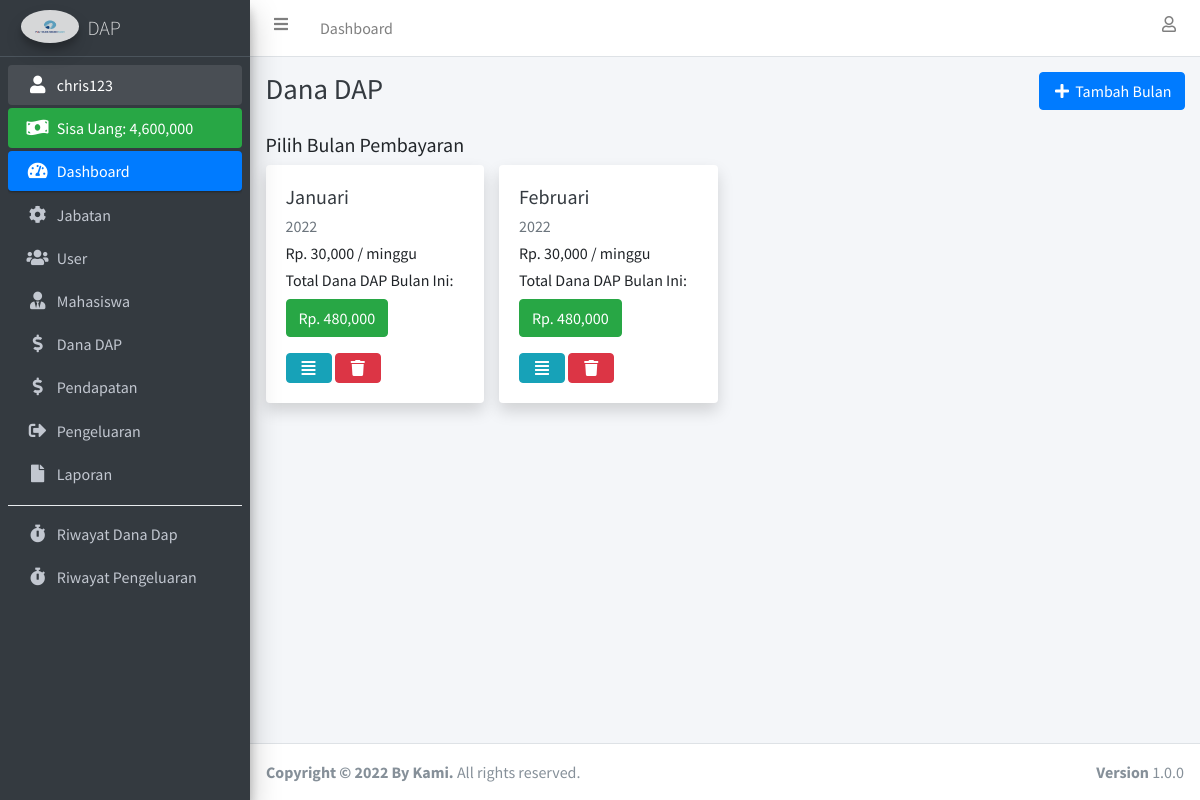
/uang_kas.php (signed in), run on the app's committed database.
### tables this page shows
CREATE TABLE `user` (
  `id_user` int(11) NOT NULL,
  `nama_lengkap` varchar(100) NOT NULL,
  `username` varchar(100) NOT NULL,
  `password` varchar(255) NOT NULL,
  `id_jabatan` int(11) NOT NULL
);

CREATE TABLE `bulan_pembayaran` (
  `id_bulan_pembayaran` int(11) NOT NULL,
  `nama_bulan` enum('januari','februari','maret','april','mei','juni','juli','agustus','september','oktober','november','desember') NOT NULL,
  `tahun` int(4) NOT NULL,
  `pembayaran_perminggu` int(11) NOT NULL
);

### connection.php (called while the page is built, shortened)
<?php
	$host		= "localhost";
	$username	= "root";
	$password	= "";
	$database	= "dap";
	$conn 		= mysqli_connect($host, $username, $password, $database);
if (isset($_SESSION['id_user'])) {
	function dataUser() {
		global $conn;
		$id_user = $_SESSION['id_user'];
		return mysqli_fetch_assoc(mysqli_query($conn, "SELECT * FROM user INNER JOIN jabatan ON user.id_jabatan = jabatan.id_jabatan WHERE id_user = '$id_user'"));
	}
}

### uang_kas.php (the view, shortened to what this page needs)
<?php
  require 'connection.php';
  $bulan_pembayaran = mysqli_query($conn, "SELECT * FROM bulan_pembayaran ORDER BY tahun ASC");
?>
<!DOCTYPE html>
<html>
<head>
  <?php include 'include/css.php'; ?>
</head>
<body class="hold-transition sidebar-mini layout-fixed">
<div class="wrapper">
  <?php include 'include/navbar.php'; ?>
  <?php include 'include/sidebar.php'; ?>
  <div class="content-wrapper">
    <div class="content-header">
      <div class="container-fluid">
        <div class="row justify-content-center mb-2">
          <div class="col-sm">
            <h1 class="m-0 text-dark">Dana DAP</h1>
          </div>
          <div class="col-sm text-right">
            <?php if ($_SESSION['id_jabatan'] !== '3'): ?>
              <button class="btn btn-primary" data-toggle="modal" data-target="#tambahBulanPembayaranModal"><i class="fas fa-fw fa-plus"></i> Tambah Bulan</button>
            <?php endif ?>
          </div>
        </div>
      </div>
    </div>
    <section class="content">
      <div class="container-fluid">
        <div class="row justify-content-center">
          <div class="col-lg text-left">
            <h5>Pilih Bulan Pembayaran</h5>
          </div>
        </div>
        <div class="row">
          <?php foreach ($bulan_pembayaran as $dbp): ?>
            <?php
              $id_bulan_pembayaran = $dbp['id_bulan_pembayaran'];
              $total_dana_dap_bulan_ini = mysqli_fetch_assoc(mysqli_query($conn, "SELECT sum(minggu_ke_1 + minggu_ke_2 + minggu_ke_3 + minggu_ke_4) as total_dana_dap_bulan_ini FROM uang_kas WHERE id_bulan_pembayaran = '$id_bulan_pembayaran'"));
              $total_dana_dap_bulan_ini = $total_dana_dap_bulan_ini['total_dana_dap_bulan_ini'];
            ?>
            <div class="col-lg-3">
              <div class="card shadow">
                <div class="card-body">
                  <h5><a href="detail_bulan_pembayaran.php?id_bulan_pembayaran=<?= $dbp['id_bulan_pembayaran']; ?>" class="text-dark"><?= ucwords($dbp['nama_bulan']); ?></a></h5>
                  <h6 class="text-muted"><?= $dbp['tahun']; ?></h6>
                  <h6>Rp. <?= number_format($dbp['pembayaran_perminggu']); ?> / minggu</h6>
                  <h6>Total Dana DAP Bulan Ini: <span class="my-2 btn btn-success">Rp. <?= number_format($total_dana_dap_bulan_ini); ?></span></h6>
                  <a href="detail_bulan_pembayaran.php?id_bulan_pembayaran=<?= $dbp['id_bulan_pembayaran']; ?>" class="btn btn-info"><i class="fas fa-fw fa-align-justify"></i></a>
                  <?php if ($_SESSION['id_jabatan'] == '1'): ?>
                    <a href="hapus_bulan_pembayaran.php?id_bulan_pembayaran=<?= $dbp['id_bulan_pembayaran']; ?>" class="btn btn-danger btn-delete" data-nama="<?= ucwords($dbp['nama_bulan']); ?> | <?= $dbp['tahun']; ?>"><i class="fas fa-fw fa-trash"></i></a>
                  <?php endif ?>
                </div>
              </div>
            </div>
          <?php endforeach ?>
        </div>
      </div>
    </section>
  </div>
  <footer class="main-footer">
    <strong>Copyright &copy; 2022 By Kami.</strong>
    All rights reserved.
    <div class="float-right d-none d-sm-inline-block">
      <b>Version</b> 1.0.0
    </div>
  </footer>
</div>
</body>
</html>

### include/sidebar.php
<?php
  $dataUser = dataUser();
  $jml_pengeluaran = mysqli_fetch_assoc(mysqli_query($conn, "SELECT sum(jumlah_pengeluaran) as jml_pengeluaran FROM pengeluaran"));
  $jml_pengeluaran = $jml_pengeluaran['jml_pengeluaran'];
  $jml_uang_kas = mysqli_fetch_assoc(mysqli_query($conn, "SELECT sum(minggu_ke_1 + minggu_ke_2 + minggu_ke_3 + minggu_ke_4) as jml_uang_kas FROM uang_kas"));
  $jml_uang_kas = $jml_uang_kas['jml_uang_kas'];
?>
<aside class="main-sidebar sidebar-dark-primary elevation-4">
  <a href="index.php" class="brand-link">
    <img src="assets/img/img_properties/logoo.JPG" alt="AdminLTE Logo" class="brand-image img-circle elevation-3" style="opacity: .8">
    <span class="brand-text font-weight-light">DAP</span>
  </a>
  <div class="sidebar">
    <nav class="mt-2">
      <ul class="nav nav-pills nav-sidebar flex-column" data-widget="treeview" role="menu" data-accordion="false">
        <li class="nav-item has-treeview menu-open">
          <a href="profile.php" class="nav-link"><i class="nav-icon fas fa-fw fa-user"></i> <p><?= $dataUser['username']; ?></p></a>
        </li>
        <li class="nav-item">
          <div class="bg-success nav-link text-white">
            <i class="nav-icon fas fa-money-bill-wave"></i>
            <p>
              Sisa Uang: <?= number_format($jml_uang_kas - $jml_pengeluaran + 1920000); ?>
            </p>
          </div>
        </li>
        <li class="nav-item has-treeview menu-open">
          <a href="index.php" class="nav-link active">
            <i class="nav-icon fas fa-tachometer-alt"></i>
            <p>
              Dashboard
            </p>
          </a>
        </li>
        <?php if ($dataUser['id_jabatan'] == '1'): ?>
          <li class="nav-item">
            <a href="jabatan.php" class="nav-link">
              <i class="nav-icon fas fa-cog"></i>
              <p>
                Jabatan
              </p>
            </a>
          </li>
          <li class="nav-item">
            <a href="user.php" class="nav-link">
              <i class="nav-icon fas fa-users"></i>
              <p>
                User
              </p>
            </a>
          </li>
        <?php endif ?>
        <li class="nav-item">
          <a href="siswa.php" class="nav-link">
            <i class="fas fa-user-tie nav-icon"></i>
            <p>Mahasiswa</p>
          </a>
        </li>
        <li class="nav-item">
          <a href="uang_kas.php" class="nav-link">
            <i class="fas fa-dollar-sign nav-icon"></i>
            <p>Dana DAP</p>
          </a>
        </li>
        <li class="nav-item">
          <a href="pendapatan.php" class="nav-link">
            <i class="fas fa-dollar-sign nav-icon"></i>
            <p>Pendapatan</p>
          </a>
        </li>
        <li class="nav-item">
          <a href="pengeluaran.php" class="nav-link">
            <i class="fas fa-sign-out-alt nav-icon"></i>
            <p>Pengeluaran</p>
          </a>
        </li>
        <li class="nav-item">
          <a href="laporan.php" class="nav-link">
            <i class="fas fa-file nav-icon"></i>
            <p>Laporan</p>
          </a>
        </li>
        <div class="dropdown-divider"></div>
        <li class="nav-item">
          <a href="riwayat.php" class="nav-link">
            <i class="fas fa-stopwatch nav-icon"></i>
            <p>Riwayat Dana Dap</p>
          </a>
        </li>
        <li class="nav-item">
          <a href="riwayat_pengeluaran.php" class="nav-link">
            <i class="fas fa-stopwatch nav-icon"></i>
            <p>Riwayat Pengeluaran</p>
          </a>
        </li>
      </ul>
    </nav>
  </div>
</aside>

### data on the page
user: username "chris123"
bulan_pembayaran: nama_bulan "Januari", tahun "2022", pembayaran_perminggu "30,000", total_dana_dap_bulan_ini "480,000"
bulan_pembayaran: nama_bulan "Februari", tahun "2022", pembayaran_perminggu "30,000", total_dana_dap_bulan_ini "480,000"

### other printed values
$jml_uang_kas - $jml_pengeluaran + 1920000 "4,600,000"
